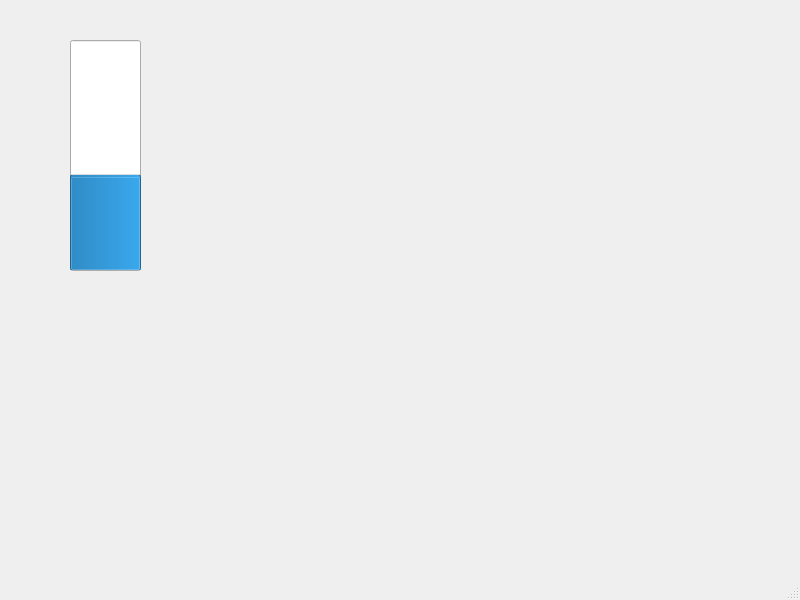
<?xml version="1.0" encoding="UTF-8"?>
<ui version="4.0">
 <class>MainWindow</class>
 <widget class="QMainWindow" name="MainWindow">
  <property name="geometry">
   <rect>
    <x>0</x>
    <y>0</y>
    <width>800</width>
    <height>600</height>
   </rect>
  </property>
  <property name="windowTitle">
   <string>Udito</string>
  </property>
  <widget class="QWidget" name="centralwidget">
   <widget class="QProgressBar" name="progressBar">
    <property name="geometry">
     <rect>
      <x>70</x>
      <y>40</y>
      <width>71</width>
      <height>231</height>
     </rect>
    </property>
    <property name="minimum">
     <number>-40</number>
    </property>
    <property name="maximum">
     <number>0</number>
    </property>
    <property name="value">
     <number>-24</number>
    </property>
    <property name="textVisible">
     <bool>true</bool>
    </property>
    <property name="orientation">
     <enum>Qt::Vertical</enum>
    </property>
    <property name="invertedAppearance">
     <bool>false</bool>
    </property>
    <property name="textDirection">
     <enum>QProgressBar::TopToBottom</enum>
    </property>
   </widget>
  </widget>
  <widget class="QMenuBar" name="menubar">
   <property name="geometry">
    <rect>
     <x>0</x>
     <y>0</y>
     <width>800</width>
     <height>21</height>
    </rect>
   </property>
  </widget>
  <widget class="QStatusBar" name="statusbar"/>
 </widget>
 <resources/>
 <connections/>
</ui>
